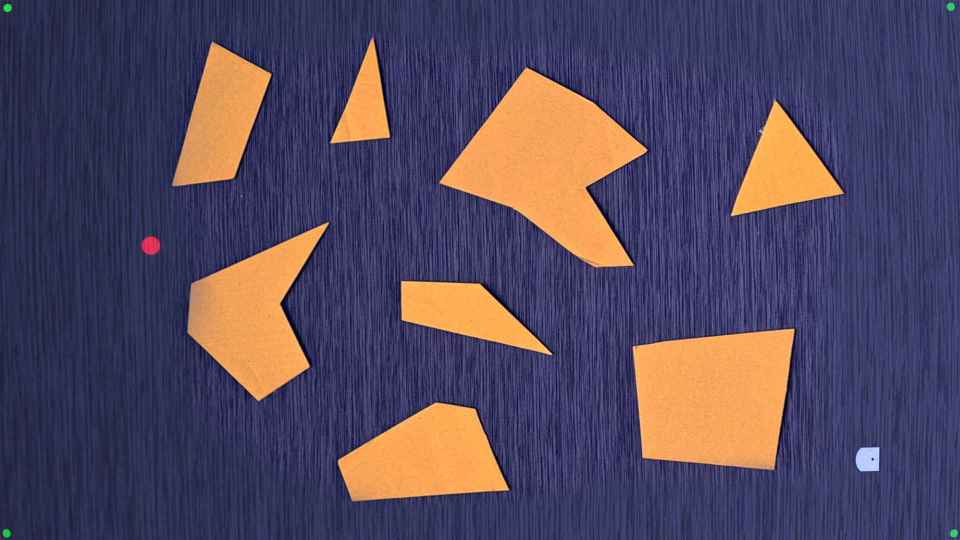
#> input picture images/robot_nav_map_distorted.jpg, 1920 x 1080 px (shown at 1/2 size)
$ jupyter execute map_construction.ipynb
#> lines starting #> are read from the running program, lines starting #| are printed output that depends on the picture; after the words box and inside, x2 and y2 are one past the last pixel; in counts of white or black regions, pixels touching at a corner belong together
# Initial Work on Vision for Map Construction

[cell 1]
import cv2
import matplotlib.pyplot as plt
import numpy as np

## Vision Setup/Calibration

### Load Image

[cell 2]
# Load dummy image from images/
img = cv2.imread('../images/robot_nav_map_distorted.jpg')
#> img is the input picture: shape (1080, 1920, 3); mean B, G, R 93.7, 72.8, 85
img = cv2.cvtColor(img, cv2.COLOR_BGR2RGB)
plt.imshow(img)
plt.axis('off')
plt.show()

[cell 3]
# Confirm that the image is indeed 1920x1080 RGB
img.shape

### Perspective Transformation Matrix

Calibrate the camera using the 4 green markers in the corners of the map. Map's real-world dimensions are 445cm x 250cm.

[cell 4]
# Define the pixel coordinates of the 4 green markers (corners of the map)
# Let's assume they are almost exactly at the corners of the image for this example
src_points = np.array([[12, 12], [1904, 10], [10, 1069], [1911, 1069]], dtype=np.float32)

pxl_width = 1904 - 12  # width in pixels
pxl_height = 1069 - 12  # height in pixels
pxl_per_cm_x = pxl_width / 445.0  # pixels per cm in x direction
pxl_per_cm_y = pxl_height / 250.0  # pixels per cm in y direction

# Define the real-world map dimensions in cm (445cm x 250cm)
dst_points = np.array([[0, 0], [pxl_width, 0], [0, pxl_height], [pxl_width, pxl_height]], dtype=np.float32)


perspective_matrix = cv2.getPerspectiveTransform(src_points, dst_points)

# Perform the perspective transformation, and plot the two images side by side (v-stacked)
warped_img = cv2.warpPerspective(img, perspective_matrix, (pxl_width, pxl_height))
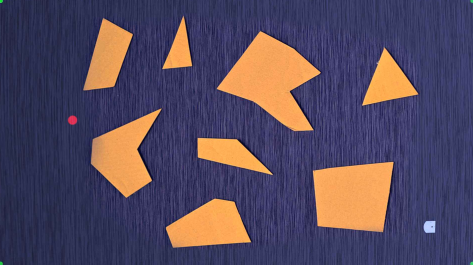
#> warped_img: shape (1057, 1892, 3) (shown at 1/4 size); mean R, G, B 86.2, 73.4, 93.7
plt.figure(figsize=(12, 16))
plt.subplot(2, 1, 1)
plt.imshow(img)
plt.title("Original Image")
plt.axis("off")
plt.subplot(2, 1, 2)
plt.imshow(warped_img)
plt.title("Warped Image (Top-Down View)")
plt.axis("off")
plt.show()
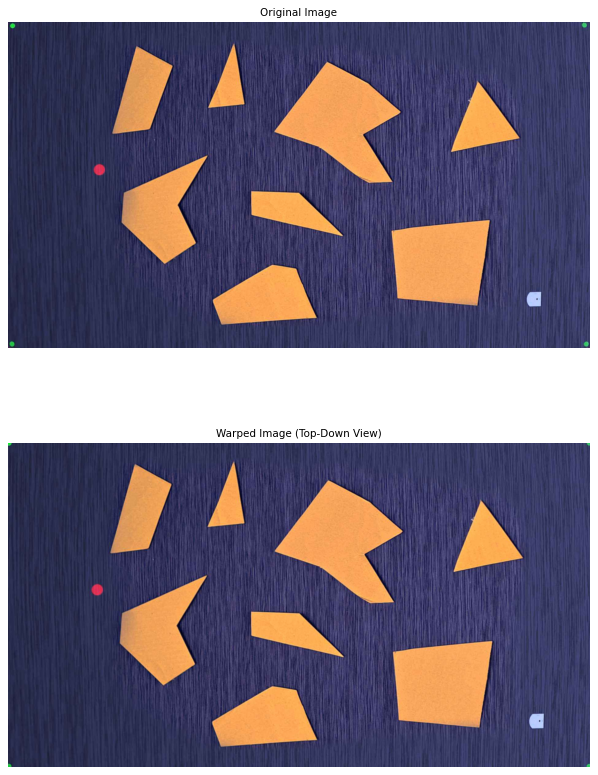
#> figure drawn by matplotlib, 2 panels

print("Perspective Transformation Matrix:")
perspective_matrix

## Map Construction

### 1. Image Segmentation

Now we separate the image into three binary masks: Obstacles, Target, Robot.

<ins style="color: salmon">**TODO: Would be better to detect robot using ArUco markers for more robust detection (also more useful for pose estimation).**</ins>

[cell 5]
# Convert the image to HSV color space for better color segmentation
hsv_img = cv2.cvtColor(warped_img, cv2.COLOR_RGB2HSV)
#> hsv_img: shape (1057, 1892, 3); mean H, S, V 101, 123.9, 120.5
# Small blur to reduce noise
hsv_img = cv2.GaussianBlur(hsv_img, (7, 7), 0)
#> hsv_img: shape (1057, 1892, 3); mean H, S, V 101, 123.9, 120.5
plt.imshow(hsv_img)
plt.axis("off")

# Define hsv color ranges for obstacles (light, low-saturation orange), target (red-magenta), and robot (white)
# HSV ranges in OpenCV: H=0-179, S=0-255, V=0-255
obstacle_lower = np.array([10, 70, 180])
obstacle_upper = np.array([25, 255, 255])
target_lower = np.array([150, 125, 175])
target_upper = np.array([179, 255, 255])
robot_lower = np.array([0, 0, 220])
robot_upper = np.array([179, 80, 255])

# Create binary masks for each category
obstacle_mask = cv2.inRange(hsv_img, obstacle_lower, obstacle_upper)
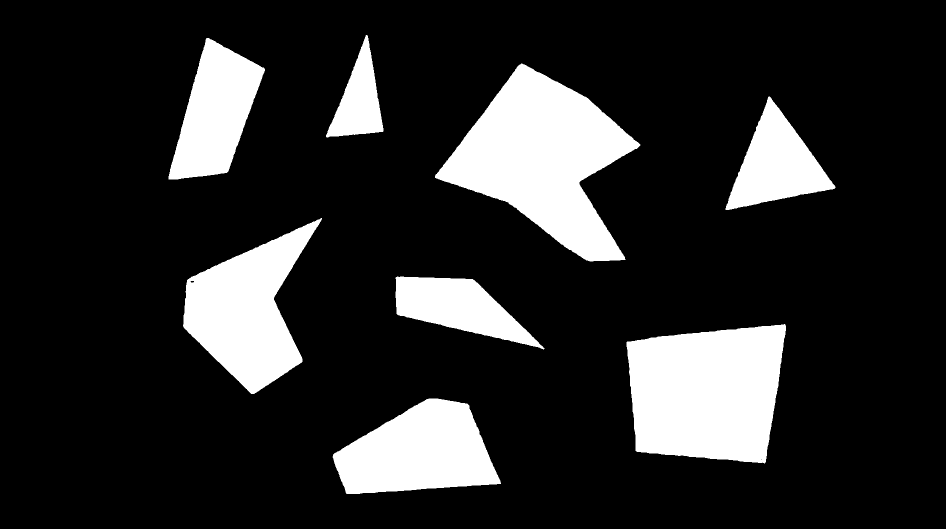
#> obstacle_mask: shape (1057, 1892) (shown at 1/2 size); 16.7% white; 8 white regions, largest, box (x1, y1, x2, y2) and area: (870, 127, 1281, 523) 80184, (1253, 648, 1572, 927) 72692, (366, 436, 644, 788) 49192
target_mask = cv2.inRange(hsv_img, target_lower, target_upper)
#> target_mask: shape (1057, 1892); 0.04% white; 1 white region, box (x1, y1, x2, y2) and area: (273, 464, 307, 498) 891
robot_mask = cv2.inRange(hsv_img, robot_lower, robot_upper)
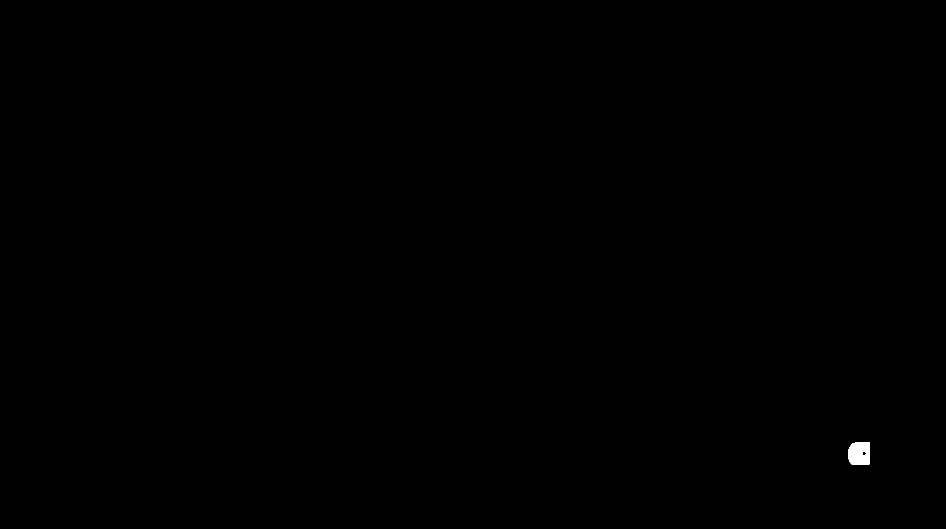
#> robot_mask: shape (1057, 1892) (shown at 1/2 size); 0.09% white; 1 white region, box (x1, y1, x2, y2) and area: (1696, 885, 1740, 930) 1801

# Display the masks
plt.figure(figsize=(18, 6))
plt.subplot(1, 3, 1)
plt.title("Obstacle Mask")
plt.imshow(obstacle_mask, cmap="gray")
plt.axis("off")
plt.subplot(1, 3, 2)
plt.title("Target Mask")
plt.imshow(target_mask, cmap="gray")
plt.axis("off")
plt.subplot(1, 3, 3)
plt.title("Robot Mask")
plt.imshow(robot_mask, cmap="gray")
plt.axis("off")
plt.show()

# Further cleanup using morphological operations
kernel = np.ones((5, 5), np.uint8)
# 1. Morphological opening (erode > dilate) to remove small salt&pepper noise
obstacle_mask = cv2.morphologyEx(obstacle_mask, cv2.MORPH_OPEN, kernel)
#> obstacle_mask: shape (1057, 1892); 16.7% white; 8 white regions, largest, box (x1, y1, x2, y2) and area: (870, 128, 1279, 523) 80173, (1253, 649, 1572, 926) 72688, (367, 439, 641, 788) 49168
target_mask = cv2.morphologyEx(target_mask, cv2.MORPH_OPEN, kernel)
#> target_mask: shape (1057, 1892); 0.04% white; 1 white region, box (x1, y1, x2, y2) and area: (274, 464, 307, 497) 884
robot_mask = cv2.morphologyEx(robot_mask, cv2.MORPH_OPEN, kernel)
#> robot_mask: shape (1057, 1892); 0.09% white; 1 white region, box (x1, y1, x2, y2) and area: (1696, 885, 1740, 930) 1798
# 2. Morphological closing (dilate > erode) to fill small holes
obstacle_mask = cv2.morphologyEx(obstacle_mask, cv2.MORPH_CLOSE, kernel)
#> obstacle_mask: shape (1057, 1892); 16.7% white; 8 white regions, largest, box (x1, y1, x2, y2) and area: (870, 128, 1279, 523) 80173, (1253, 649, 1572, 926) 72690, (367, 439, 641, 788) 49186
target_mask = cv2.morphologyEx(target_mask, cv2.MORPH_CLOSE, kernel)
robot_mask = cv2.morphologyEx(robot_mask, cv2.MORPH_CLOSE, kernel)
#> robot_mask: shape (1057, 1892); 0.09% white; 1 white region, box (x1, y1, x2, y2) and area: (1696, 885, 1740, 930) 1806


# Display the masks
plt.figure(figsize=(18, 6))
plt.subplot(1, 3, 1)
plt.title("Obstacle Mask")
plt.imshow(obstacle_mask, cmap="gray")
plt.axis("off")
plt.subplot(1, 3, 2)
plt.title("Target Mask")
plt.imshow(target_mask, cmap="gray")
plt.axis("off")
plt.subplot(1, 3, 3)
plt.title("Robot Mask")
plt.imshow(robot_mask, cmap="gray")
plt.axis("off")
plt.show()

### 2. Configuration Space Construction

The Thymio II is 11cm x 11cm, so we will dilate obstacles by a little over 11cm to create the initial configuration space. Then, we approximate the obstacles as polygons for a nicer visibility graph.

[cell 6]
robot_radius = 6.0
robot_buffer = robot_radius + 2.5
robot_radius_px = int(robot_radius * pxl_per_cm_x)
padding_px = int(robot_buffer * pxl_per_cm_x)

# Dilate obstacle mask to create configuration space
dilation_kernel = cv2.getStructuringElement(cv2.MORPH_ELLIPSE, (padding_px * 2, padding_px * 2))
dilated_obstacle_mask = cv2.dilate(obstacle_mask, dilation_kernel, iterations=1)
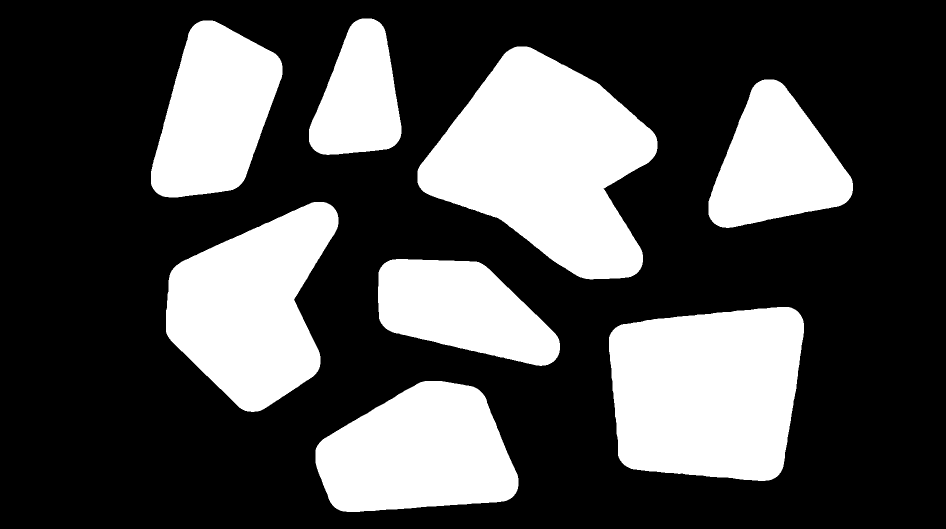
#> dilated_obstacle_mask: shape (1057, 1892) (shown at 1/2 size); 31% white; 8 white regions

# Find contours of the dilated obstacles
contours, _ = cv2.findContours(dilated_obstacle_mask, cv2.RETR_EXTERNAL, cv2.CHAIN_APPROX_SIMPLE)
#> contours = 8 contours; box (x1, y1, x2, y2) and area: (835, 93, 1315, 559) 131431, (1218, 614, 1608, 962) 114890, (332, 404, 677, 824) 89654, (631, 762, 1037, 1024) 78190, (302, 41, 565, 395) 62659, (1417, 159, 1706, 456) 52627, (756, 518, 1120, 732) 51405, (618, 37, 803, 310) 34485
# Approximate contours as polygons
approx_polygons = []
for contour in contours:
    epsilon = 0.015 * cv2.arcLength(contour, True)
    approx = cv2.approxPolyDP(contour, epsilon, True)
    approx_polygons.append(approx)
#> this loop made 8 passes
#> epsilon on passes 1, 3, 4, 5, 6, 7, 8: 17.21, 14.73, 19.68, 14.57, 24.31, 15.78, 11.92
#> after the loop, approx_polygons = 8 contours; box (x1, y1, x2, y2) and area: (839, 99, 1310, 555) 127488, (1231, 626, 1599, 954) 100873, (336, 405, 675, 822) 81683, (631, 764, 1036, 1024) 75568, (302, 42, 564, 393) 60264, (758, 518, 1118, 731) 50100, (1417, 160, 1704, 454) 49614, (618, 38, 801, 308) 33376

# Display the approximated polygons on the dilated obstacle mask
polygon_img = cv2.cvtColor(obstacle_mask, cv2.COLOR_GRAY2RGB)
#> polygon_img: shape (1057, 1892, 3); 16.7% white; 8 white regions
for poly in approx_polygons:
    cv2.polylines(polygon_img, [poly], isClosed=True, color=(140, 90, 65), thickness=3)
#> this loop made 8 passes
#> poly on pass 2: [[1598, 626], [1231, 655], [1243, 924], [1553, 953]]
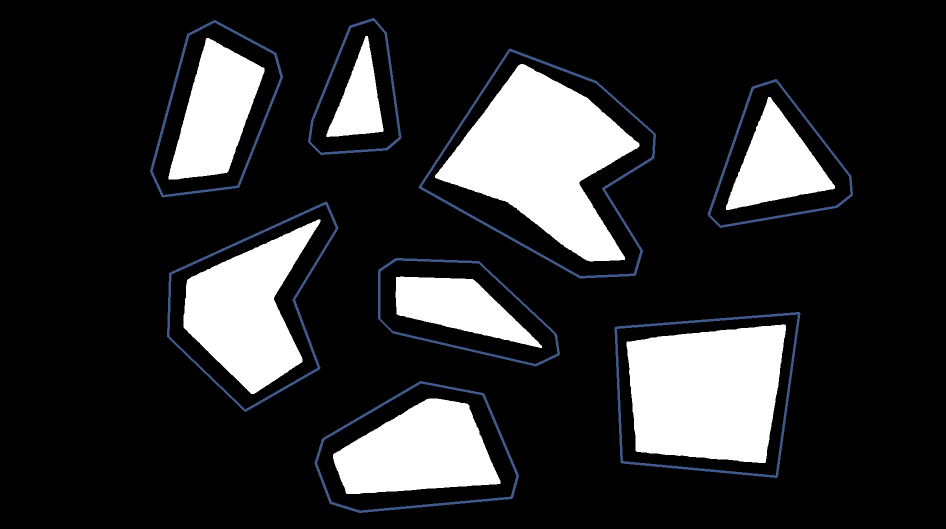
#> polygon_img: shape (1057, 1892, 3) (shown at 1/2 size); mean B, G, R 45.6, 44.5, 44

plt.figure(figsize=(16, 10))
plt.imshow(polygon_img, alpha=1)
plt.imshow(dilated_obstacle_mask, cmap="gray", alpha=0.2)

# polygon_nodes_pxs = [poly * pxl_per_cm_x for poly in approx_polygons]
for polygon in approx_polygons:
    for pt in polygon:
        robot_circle = plt.Circle(pt[0], robot_radius_px, color="chartreuse", alpha=0.15, fill=True, linewidth=1)
        plt.gca().add_patch(robot_circle)
        plt.scatter(*pt[0], color="coral", s=30, alpha=0.8, marker="o")
#> this loop made 8 passes

# Also plot the robot mask and the buffer we chose to dilate by
plt.imshow(robot_mask, cmap="gray", alpha=0.15)
# Add a circle of diameter equal to the dilation at the robot's centroid
robot_pos_px = np.mean(np.argwhere(robot_mask > 0), axis=0)[::-1]  # (x, y) format
#> robot_pos_px = [1718.5, 907.1]
plt.scatter(*robot_pos_px, color="chartreuse", alpha=0.5, s=10, marker="o")
robot_circle = plt.Circle(robot_pos_px, robot_radius_px, color="chartreuse", alpha=0.4, fill=False, linewidth=1)
circle_outer = plt.Circle(robot_pos_px, padding_px, color="chartreuse", fill=False, linewidth=1)
plt.gca().add_patch(robot_circle)
plt.gca().add_patch(circle_outer)

plt.title(f"Approximated Obstacle Polygons ({sum(len(poly) for poly in approx_polygons)} Nodes Total)")
plt.axis("off")
plt.show()
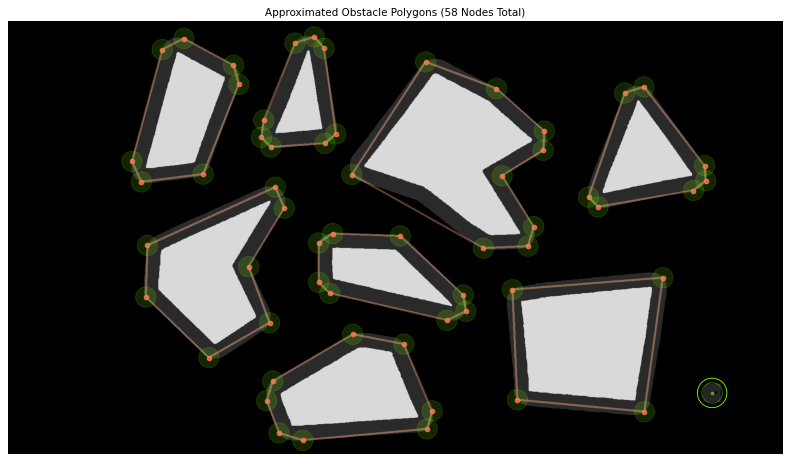
#> figure drawn by matplotlib, 1 panel; B, G, R data is drawn as R, G, B

Works okay, but how about instead of dilating with an ellipsoidal kernel and approximating polygons using Douglas-Peucker, we instead approximate the polygons first and thencompute a sharper, "mitre-jointed" buffer that preserves the polygon shape better? The `shapely` library has good support for this.

[cell 7]
# Helper for merging close vertices below (polygon simplification)
def merge_close_vertices(pts, min_dist=5.0):
    """
    pts: Numpy array of shape (N, 2)
    min_dist: Minimum distance (in cm) allowed between vertices
    """
    if len(pts) < 3:
        return pts

    new_pts = [pts[0]]
    for i in range(1, len(pts)):
        dist = np.linalg.norm(pts[i] - new_pts[-1])
        if dist > min_dist:
            new_pts.append(pts[i])
        else:
            # Merge points by averaging
            new_pts[-1] = (new_pts[-1] + pts[i]) / 2.0

    # Check closure (distance between last and first)
    if np.linalg.norm(np.array(new_pts[-1]) - np.array(new_pts[0])) < min_dist:
        new_pts.pop()

    return np.array(new_pts).reshape(-1, 2)

[cell 8]
from shapely.geometry import Polygon

robot_radius = 6.0
robot_buffer = robot_radius + 2
robot_radius_px = int(robot_radius * pxl_per_cm_x)
padding_px = int(robot_buffer * pxl_per_cm_x)

# Get contours like before, but on the original obstacle mask
contours, _ = cv2.findContours(obstacle_mask, cv2.RETR_EXTERNAL, cv2.CHAIN_APPROX_SIMPLE)
#> contours = 8 contours; box (x1, y1, x2, y2) and area: (870, 128, 1279, 523) 79603, (1253, 649, 1572, 926) 72154, (367, 439, 641, 788) 48741, (666, 797, 1001, 988) 42946, (337, 76, 529, 359) 30982, (1452, 194, 1670, 420) 23562, (791, 553, 1084, 696) 21556, (653, 72, 767, 274) 11354

# Now, approximate contours as polygons right-away, and then buffer using shapely
final_polygons = []
eliminated_nodes = []
for cnt in contours:
    epsilon = 0.01 * cv2.arcLength(cnt, True)
    pts = cv2.approxPolyDP(cnt, epsilon, True).reshape(-1, 2) / pxl_per_cm_x
    polygon = Polygon(pts)

    # Buffer (Dilate) with 'mitre' join_style for sharp corners - mitre_limit helps cut-off excessive spikes
    buffered_poly = polygon.buffer(robot_buffer, join_style="mitre", mitre_limit=1.2, resolution=1)
    buffered_poly_pts = np.array(buffered_poly.exterior.coords).reshape(-1, 2)
    # Chopped spikes may have left close vertices, so merge them using our helper
    final_poly_pts = merge_close_vertices(buffered_poly_pts, min_dist=6)
    final_polygons.append(final_poly_pts)

    # Tracking eliminated nodes for visualization
    eliminated_nodes += [pt for pt in buffered_poly_pts if pt not in final_poly_pts]
#> this loop made 8 passes
#> epsilon on passes 1, 2, 3, 4, 6, 7: 9.1, 11.2, 7.51, 10.82, 14.06, 8.15
#> after the loop, eliminated_nodes = 39 pairs, first value 92.01 to 378, second value 7.93 to 240.6; final_polygons = 8 point arrays, longest 9 points

# Plot the approximated polygons
polygon_img = cv2.cvtColor(obstacle_mask, cv2.COLOR_GRAY2RGB)
for poly in final_polygons:
    cv2.polylines(
        polygon_img, [(poly * pxl_per_cm_x).astype(np.int32)], isClosed=True, color=(140, 90, 65), thickness=3
    )
#> this loop made 8 passes
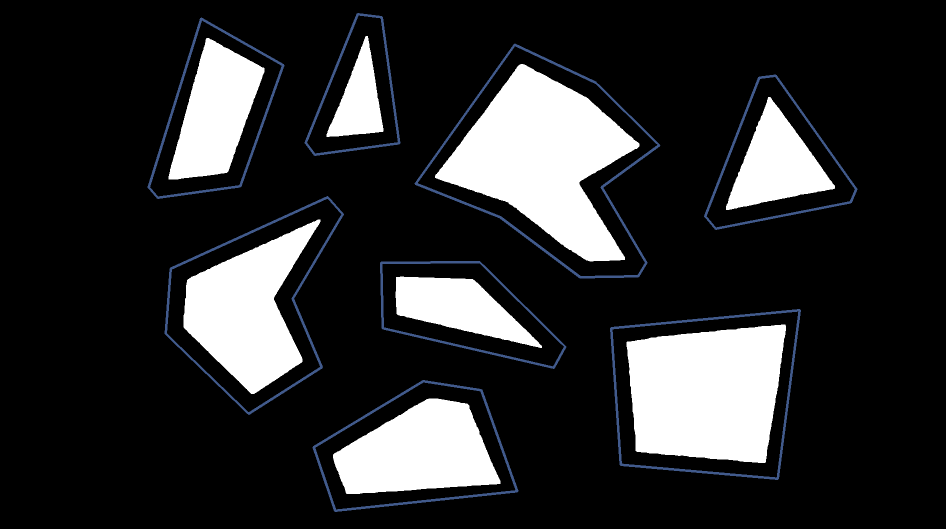
#> polygon_img: shape (1057, 1892, 3) (shown at 1/2 size); mean B, G, R 45.7, 44.6, 44

plt.figure(figsize=(16, 10))
plt.imshow(polygon_img, alpha=1)

# Plot eliminated nodes
eliminated_nodes_pxs = np.array(eliminated_nodes) * pxl_per_cm_x
#> eliminated_nodes_pxs = 39 pairs, first value 391.2 to 1607.3, second value 33.71 to 1022.8
for pt in eliminated_nodes_pxs:
    plt.scatter(*pt, color="magenta", s=100, alpha=0.8, marker="x")
#> this loop made 39 passes
#> pt on passes 1 to 8: [1028.5, 992.7], [1041.2, 971.7], [629, 891.4], [626.4, 898.5], [668.3, 1019.6], [673.2, 1022.8], [1028.5, 992.7], [1607.3, 628.9]
#> (the rest of the program and of its run is left out)
